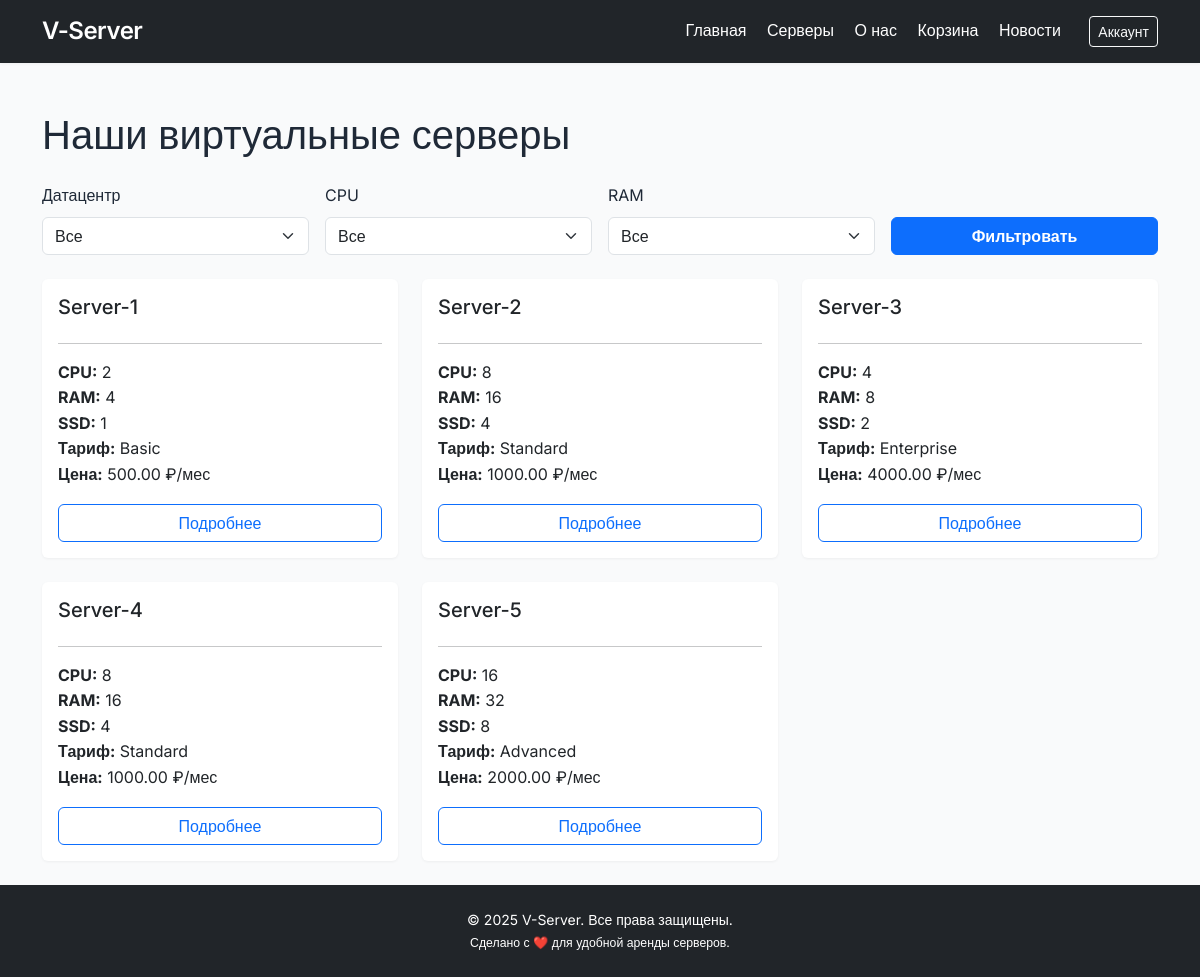
/products.php, run on the app's committed database.
### tables this page shows
CREATE TABLE `virtual_server` (
  `id` int NOT NULL,
  `name` varchar(18) DEFAULT NULL,
  `status` varchar(18) DEFAULT NULL,
  `ip_address` varchar(18) DEFAULT NULL,
  `start_date` datetime DEFAULT NULL,
  `end_date` datetime DEFAULT NULL,
  `tariff_id` int DEFAULT NULL,
  `company_id` int DEFAULT NULL,
  `status_id` int DEFAULT '1'
);

CREATE TABLE `specs` (
  `id` int NOT NULL,
  `CPU_count` varchar(18) DEFAULT NULL,
  `RAM` varchar(18) DEFAULT NULL,
  `SSD` varchar(18) DEFAULT NULL,
  `bandwidth` varchar(18) DEFAULT NULL,
  `traffic_limit` varchar(18) DEFAULT NULL
);

CREATE TABLE `tariff` (
  `id` int NOT NULL,
  `name` varchar(18) DEFAULT NULL,
  `month_price` decimal(19,2) DEFAULT '0.00',
  `specs_id` int DEFAULT NULL,
  `datacenter_id` int DEFAULT NULL
);

### products.php (the view, shortened to what this page needs)
<?php
include 'header.php';
include 'db.php';
?>
<main class="container py-4">
  <h1 class="mb-4">Наши виртуальные серверы</h1>
  <form method="GET" class="row g-3 mb-4">
    <div class="col-md-3">
	  <label for="datacenter" class="form-label">Датацентр</label>
	  <select name="datacenter" id="datacenter" class="form-select">
		<option value="">Все</option>
	  </select>
	</div>
    <div class="col-md-3">
      <label for="cpu" class="form-label">CPU</label>
      <select name="cpu" id="cpu" class="form-select">
        <option value="">Все</option>
      </select>
    </div>
    <div class="col-md-3">
      <label for="ram" class="form-label">RAM</label>
      <select name="ram" id="ram" class="form-select">
        <option value="">Все</option>
      </select>
    </div>
    <div class="col-md-3 d-flex align-items-end">
      <button type="submit" class="btn btn-primary w-100">Фильтровать</button>
    </div>
  </form>
  <div class="row g-4">
    <?php
		$query = "
		  SELECT vs.*, t.name AS tariff_name, t.month_price, s.CPU_count, s.RAM, s.SSD, s.bandwidth
		  FROM virtual_server vs
		  JOIN tariff t ON vs.tariff_id = t.id
		  JOIN specs s ON t.specs_id = s.id
		  JOIN datacenter dc ON t.datacenter_id = dc.id
		  JOIN server_statuses ss ON vs.status_id = ss.id
		  WHERE vs.status_id = 1
		";
		$params = [];
      $stmt = $pdo->prepare($query);
      $stmt->execute($params);
      $servers = $stmt->fetchAll();
      foreach ($servers as $server) {
        echo "
        <div class='col-md-4'>
          <div class='card shadow-sm border-0 h-100'>
            <div class='card-body d-flex flex-column'>
              <h5 class='card-title'>{$server['name']}</h5>
			  <hr>
              <p class='card-text'>
                <strong>CPU:</strong> {$server['CPU_count']}<br>
                <strong>RAM:</strong> {$server['RAM']}<br>
                <strong>SSD:</strong> {$server['SSD']}<br>
                <strong>Тариф:</strong> {$server['tariff_name']}<br>
                <strong>Цена:</strong> {$server['month_price']} ₽/мес
              </p>
              <div class='mt-auto'>
                <a href='server.php?id={$server['id']}' class='btn btn-outline-primary w-100'>Подробнее</a>
              </div>
            </div>
          </div>
        </div>";
      }
    ?>
  </div>
</main>
<?php include 'footer.php'; ?>

### header.php (shortened to what this page needs)
<!DOCTYPE html>
<html lang="ru">
<head>
  <link href="https://cdn.jsdelivr.net/npm/bootstrap@5.3.3/dist/css/bootstrap.min.css" rel="stylesheet">
  <link href="/styles.css" rel="stylesheet">
</head>
<body>
  <header class="bg-dark text-white py-3 mb-4 shadow-sm">
    <div class="container d-flex justify-content-between align-items-center">
      <h1 class="h4 m-0"><a href="/" class="text-white text-decoration-none">V-Server</a></h1>
      <nav>
        <a href="/index.php" class="text-white mx-2">Главная</a>
        <a href="/products.php" class="text-white mx-2">Серверы</a>
        <a href="/about.php" class="text-white mx-2">О нас</a>
        <a href="/cart.php" class="text-white mx-2">Корзина</a>
		<a href="/news.php" class="text-white mx-2">Новости</a>
        <a href="/account.php" class="btn btn-outline-light btn-sm ms-3">Аккаунт</a>
      </nav>
    </div>
  </header>

### footer.php (shortened to what this page needs)
  <footer class="bg-dark text-white py-4 mt-auto">
    <div class="container text-center">
      <p class="mb-0">&copy; <?= date('Y') ?> V-Server. Все права защищены.</p>
      <small>Сделано с ❤️ для удобной аренды серверов.</small>
    </div>
  </footer>
</body>
</html>

### styles.css (style rules this page uses)
html, body { height: 100%; margin: 0; }
body { display: flex; flex-direction: column; }
main { flex: 1; }
footer { margin-top: auto; }
body { font-family: 'Inter', sans-serif; background-color: #f9fafb; color: #1f2937; font-size: 16px; line-height: 1.6; }
a { color: #0d6efd; text-decoration: none; transition: color 0.2s ease; }
header { background-color: #111827; box-shadow: 0 1px 4px rgba(0, 0, 0, 0.1); }
header h1 a { font-weight: 600; letter-spacing: -0.5px; }
header nav a { font-weight: 500; transition: opacity 0.2s ease; }
.btn-primary { background-color: #0d6efd; border-color: #0d6efd; font-weight: 600; transition: all 0.2s ease; }
footer { background-color: #111827; color: #9ca3af; font-size: 0.875rem; padding-top: 2rem; padding-bottom: 2rem; }
footer p, footer small { margin: 0; }
.shadow-sm { box-shadow: 0 1px 3px rgba(0, 0, 0, 0.05) !important; }
.container { max-width: 1140px; }

### data on the page
virtual_server: name "Server-1", specs.CPU_count "2", specs.RAM "4", specs.SSD "1", tariff.name "Basic", tariff.month_price "500.00"
virtual_server: name "Server-2", specs.CPU_count "8", specs.RAM "16", specs.SSD "4", tariff.name "Standard", tariff.month_price "1000.00"
virtual_server: name "Server-3", specs.CPU_count "4", specs.RAM "8", specs.SSD "2", tariff.name "Enterprise", tariff.month_price "4000.00"
virtual_server: name "Server-4", specs.CPU_count "8", specs.RAM "16", specs.SSD "4", tariff.name "Standard", tariff.month_price "1000.00"
virtual_server: name "Server-5", specs.CPU_count "16", specs.RAM "32", specs.SSD "8", tariff.name "Advanced", tariff.month_price "2000.00"
